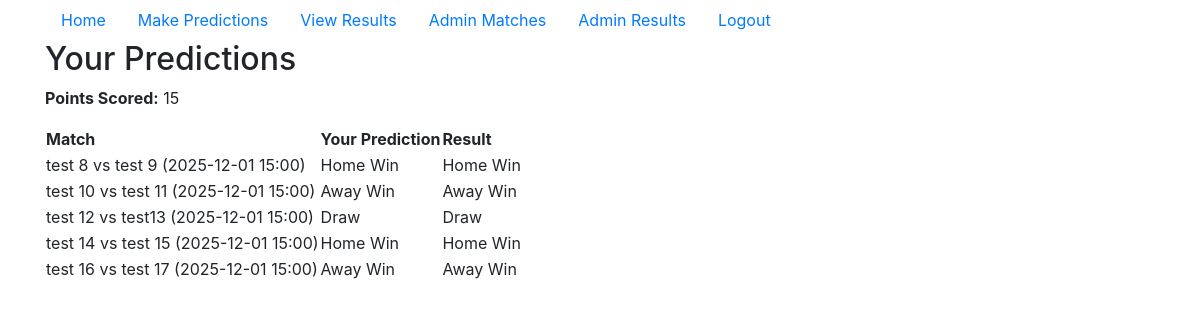
The page /results (signed in) on the database its author committed.
### app.py (models this page shows)
class Prediction(db.Model):
    id = db.Column(db.Integer, primary_key=True)
    match_id = db.Column(db.Integer, db.ForeignKey('match.id'), nullable=False)
    user_id = db.Column(db.Integer, db.ForeignKey('user.id'), nullable=False)
    prediction = db.Column(db.String(10), nullable=False)  # win, draw, loss

class Match(db.Model):
    id = db.Column(db.Integer, primary_key=True)
    team_1 = db.Column(db.String(100), nullable=False)
    team_2 = db.Column(db.String(100), nullable=False)
    date = db.Column(db.DateTime, nullable=False)
    result = db.Column(db.String(10), nullable=True)  # Match result

### app.py (the view)
@app.route('/results')
@login_required
def results():
    user_predictions = Prediction.query.filter_by(user_id=current_user.id).all()
    user_results = {}
    match_results = {}
    latest_points = 0  # Track the latest points accrued
    for prediction in user_predictions:
        match = Match.query.get(prediction.match_id)
        match_name = f"{match.team_1} vs {match.team_2} ({match.date.strftime('%Y-%m-%d %H:%M')})"
        user_results[match_name] = prediction.prediction
        match_results[match_name] = match.result
        if match.result and prediction.prediction == match.result:
            latest_points += 3  # Award 3 points for correct prediction
    return render_template('results.html', user_results=user_results, match_results=match_results, latest_points=latest_points)

### app.py (called while the page is built)
@login_manager.user_loader
def load_user(user_id):
    return db.session.get(User, int(user_id))

### templates/results.html
{% extends 'base.html' %}
{% block content %}
<h2>Your Predictions</h2>
<p><strong>Points Scored:</strong> {{ latest_points }}</p>
<table>
    <tr>
        <th>Match</th>
        <th>Your Prediction</th>
        <th>Result</th>
    </tr>
    {% for match, prediction in user_results.items() %}
    <tr>
        <td>{{ match }}</td>
        <td>{{ prediction }}</td>
        <td>{{ match_results.get(match, 'Not available') }}</td>
    </tr>
    {% endfor %}
</table>
{% endblock %}

### templates/base.html (shortened to what this page needs)
<!DOCTYPE html>
<html lang="en">
<head>
    <link rel="stylesheet" href="https://maxcdn.bootstrapcdn.com/bootstrap/4.5.2/css/bootstrap.min.css">
</head>
<body>
    <div class="container">
        <nav>
            <ul class="nav">
                <li class="nav-item"><a class="nav-link" href="{{ url_for('home') }}">Home</a></li>
                {% if current_user.is_authenticated %}
                    <li class="nav-item"><a class="nav-link" href="{{ url_for('predict') }}">Make Predictions</a></li>
                    <li class="nav-item"><a class="nav-link" href="{{ url_for('results') }}">View Results</a></li>
                    {% if current_user.is_admin %}
                        <li class="nav-item"><a class="nav-link" href="{{ url_for('manage_matches') }}">Admin Matches</a></li>
                        <li class="nav-item"><a class="nav-link" href="{{ url_for('enter_results') }}">Admin Results</a></li>
                    {% endif %}
                    <li class="nav-item"><a class="nav-link" href="{{ url_for('logout') }}">Logout</a></li>
                {% else %}
                    <li class="nav-item"><a class="nav-link" href="{{ url_for('login') }}">Login</a></li>
                    <li class="nav-item"><a class="nav-link" href="{{ url_for('register') }}">Register</a></li>
                {% endif %}
            </ul>
        </nav>
        {% block content %}
        {% endblock %}
    </div>
</body>
</html>

### rows shown on the page
Prediction: match "test 8 vs test 9 (2025-12-01 15:00)", prediction "Home Win"
Match: get "Home Win"
Prediction: match "test 10 vs test 11 (2025-12-01 15:00)", prediction "Away Win"
Match: get "Away Win"
Prediction: match "test 12 vs test13 (2025-12-01 15:00)", prediction "Draw"
Match: get "Draw"
Prediction: match "test 14 vs test 15 (2025-12-01 15:00)", prediction "Home Win"
Match: get "Home Win"
Prediction: match "test 16 vs test 17 (2025-12-01 15:00)", prediction "Away Win"
Match: get "Away Win"

### other values the page prints
{{ latest_points }} "15"
